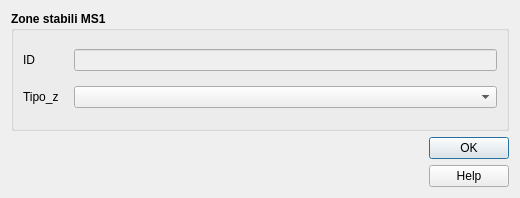
<?xml version="1.0" encoding="UTF-8"?>
<ui version="4.0">
    <class>stab_1</class>
    <widget class="QDialog" name="stab_1">
        <property name="geometry">
            <rect>
                <x>0</x>
                <y>0</y>
                <width>520</width>
                <height>198</height>
            </rect>
        </property>
        <property name="sizePolicy">
            <sizepolicy hsizetype="Fixed" vsizetype="Fixed">
                <horstretch>0</horstretch>
                <verstretch>0</verstretch>
            </sizepolicy>
        </property>
        <property name="minimumSize">
            <size>
                <width>520</width>
                <height>190</height>
            </size>
        </property>
        <property name="maximumSize">
            <size>
                <width>1500</width>
                <height>1500</height>
            </size>
        </property>
        <property name="windowTitle">
            <string>Zone stabili MS1</string>
        </property>
        <property name="modal">
            <bool>true</bool>
        </property>
        <layout class="QVBoxLayout" name="verticalLayout_2">
            <item>
                <widget class="QGroupBox" name="groupBox_2">
                    <property name="sizePolicy">
                        <sizepolicy hsizetype="Expanding" vsizetype="Expanding">
                            <horstretch>0</horstretch>
                            <verstretch>0</verstretch>
                        </sizepolicy>
                    </property>
                    <property name="font">
                        <font>
                            <weight>75</weight>
                            <bold>true</bold>
                        </font>
                    </property>
                    <property name="title">
                        <string>Zone stabili MS1</string>
                    </property>
                    <layout class="QGridLayout" name="gridLayout_3">
                        <item row="1" column="1">
                            <widget class="QComboBox" name="Tipo_z">
                                <property name="toolTip">
                                    <string/>
                                </property>
                            </widget>
                        </item>
                        <item row="0" column="1">
                            <widget class="QLineEdit" name="pkuid">
                                <property name="enabled">
                                    <bool>false</bool>
                                </property>
                                <property name="palette">
                                    <palette>
                                        <active>
                                            <colorrole role="Text">
                                                <brush brushstyle="SolidPattern">
                                                    <color alpha="255">
                                                        <red>113</red>
                                                        <green>113</green>
                                                        <blue>113</blue>
                                                    </color>
                                                </brush>
                                            </colorrole>
                                            <colorrole role="PlaceholderText">
                                                <brush brushstyle="NoBrush">
                                                    <color alpha="128">
                                                        <red>113</red>
                                                        <green>113</green>
                                                        <blue>113</blue>
                                                    </color>
                                                </brush>
                                            </colorrole>
                                        </active>
                                        <inactive>
                                            <colorrole role="Text">
                                                <brush brushstyle="SolidPattern">
                                                    <color alpha="255">
                                                        <red>113</red>
                                                        <green>113</green>
                                                        <blue>113</blue>
                                                    </color>
                                                </brush>
                                            </colorrole>
                                            <colorrole role="PlaceholderText">
                                                <brush brushstyle="NoBrush">
                                                    <color alpha="128">
                                                        <red>113</red>
                                                        <green>113</green>
                                                        <blue>113</blue>
                                                    </color>
                                                </brush>
                                            </colorrole>
                                        </inactive>
                                        <disabled>
                                            <colorrole role="Text">
                                                <brush brushstyle="SolidPattern">
                                                    <color alpha="255">
                                                        <red>120</red>
                                                        <green>120</green>
                                                        <blue>120</blue>
                                                    </color>
                                                </brush>
                                            </colorrole>
                                            <colorrole role="PlaceholderText">
                                                <brush brushstyle="NoBrush">
                                                    <color alpha="128">
                                                        <red>113</red>
                                                        <green>113</green>
                                                        <blue>113</blue>
                                                    </color>
                                                </brush>
                                            </colorrole>
                                        </disabled>
                                    </palette>
                                </property>
                                <property name="toolTip">
                                    <string/>
                                </property>
                            </widget>
                        </item>
                        <item row="1" column="0">
                            <widget class="QLabel" name="label">
                                <property name="font">
                                    <font>
                                        <weight>50</weight>
                                        <bold>false</bold>
                                    </font>
                                </property>
                                <property name="text">
                                    <string>Tipo_z</string>
                                </property>
                            </widget>
                        </item>
                        <item row="0" column="0">
                            <widget class="QLabel" name="label_2">
                                <property name="sizePolicy">
                                    <sizepolicy hsizetype="Minimum" vsizetype="Preferred">
                                        <horstretch>0</horstretch>
                                        <verstretch>0</verstretch>
                                    </sizepolicy>
                                </property>
                                <property name="minimumSize">
                                    <size>
                                        <width>45</width>
                                        <height>0</height>
                                    </size>
                                </property>
                                <property name="font">
                                    <font>
                                        <weight>50</weight>
                                        <bold>false</bold>
                                    </font>
                                </property>
                                <property name="text">
                                    <string>&lt;html&gt;&lt;head/&gt;&lt;body&gt;&lt;p&gt;ID&lt;/p&gt;&lt;/body&gt;&lt;/html&gt;</string>
                                </property>
                            </widget>
                        </item>
                    </layout>
                </widget>
            </item>
            <item>
                <layout class="QHBoxLayout" name="horizontalLayout">
                    <item>
                        <widget class="QLabel" name="label_logo_cnr">
                            <property name="maximumSize">
                                <size>
                                    <width>81</width>
                                    <height>60</height>
                                </size>
                            </property>
                            <property name="text">
                                <string/>
                            </property>
                            <property name="pixmap">
                                <pixmap>../loghi/Logo CNR-2010-Quadrato-ITA-high.png</pixmap>
                            </property>
                            <property name="scaledContents">
                                <bool>true</bool>
                            </property>
                        </widget>
                    </item>
                    <item>
                        <widget class="QLabel" name="label_logo_igag">
                            <property name="maximumSize">
                                <size>
                                    <width>70</width>
                                    <height>60</height>
                                </size>
                            </property>
                            <property name="text">
                                <string/>
                            </property>
                            <property name="pixmap">
                                <pixmap>../loghi/IGAG-CMYK.png</pixmap>
                            </property>
                            <property name="scaledContents">
                                <bool>true</bool>
                            </property>
                        </widget>
                    </item>
                    <item>
                        <spacer name="horizontalSpacer">
                            <property name="orientation">
                                <enum>Qt::Horizontal</enum>
                            </property>
                            <property name="sizeHint" stdset="0">
                                <size>
                                    <width>40</width>
                                    <height>20</height>
                                </size>
                            </property>
                        </spacer>
                    </item>
                    <item>
                        <layout class="QVBoxLayout" name="verticalLayout">
                            <item>
                                <widget class="QDialogButtonBox" name="buttonBox">
                                    <property name="sizePolicy">
                                        <sizepolicy hsizetype="Fixed" vsizetype="Fixed">
                                            <horstretch>0</horstretch>
                                            <verstretch>0</verstretch>
                                        </sizepolicy>
                                    </property>
                                    <property name="minimumSize">
                                        <size>
                                            <width>0</width>
                                            <height>0</height>
                                        </size>
                                    </property>
                                    <property name="cursor">
                                        <cursorShape>PointingHandCursor</cursorShape>
                                    </property>
                                    <property name="orientation">
                                        <enum>Qt::Vertical</enum>
                                    </property>
                                    <property name="standardButtons">
                                        <set>QDialogButtonBox::Ok</set>
                                    </property>
                                    <property name="centerButtons">
                                        <bool>true</bool>
                                    </property>
                                </widget>
                            </item>
                            <item>
                                <widget class="QPushButton" name="help_button">
                                    <property name="cursor">
                                        <cursorShape>PointingHandCursor</cursorShape>
                                    </property>
                                    <property name="text">
                                        <string>Help</string>
                                    </property>
                                </widget>
                            </item>
                        </layout>
                    </item>
                </layout>
            </item>
        </layout>
    </widget>
    <tabstops>
        <tabstop>pkuid</tabstop>
        <tabstop>Tipo_z</tabstop>
        <tabstop>help_button</tabstop>
    </tabstops>
    <resources/>
    <connections/>
</ui>
